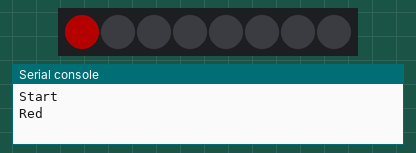
Bench run of a program on a simulated Raspberry Pi Pico running MicroPython. On the bench: 8 RGB LEDs in strip order, left to right, the last lines printed to the serial console. Dim RGB values are drawn brighter than linear.

Above: at 1.1 s.
At 2.1 s:
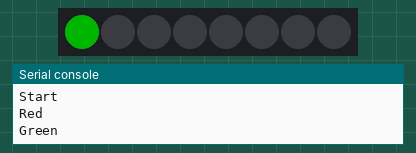
At 3.1 s:
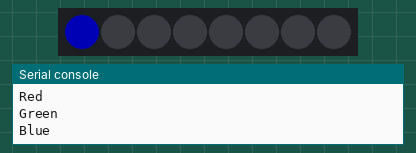
Timing chart, 0 to 40.0 s (numbered marks = the images above):
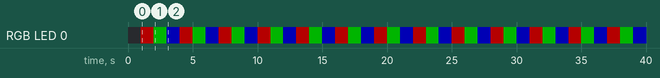

Measured:
- by itself, RGB LED 0: repeats every 3.0 s: RGB(0, 64, 0) 1.0 s, RGB(0, 0, 64) 1.0 s, RGB(64, 0, 0) 1.0 s
- by itself, everything shown: repeats every 3.0 s, in 3 steps
- what the display in image 0 shows lasts 1.0 s, from 1.0 s to 2.0 s

The program:

Neopixel_timing_test.py
```python
from time import sleep
import time

GPIOPin = 23
noPixels = 8
neopixel_type=3

if not True: # your setup (True)
    from machine import Pin
    from neopixel import NeoPixel
    pin = Pin(GPIOPin, Pin.OUT)  # set GPIO0 to output to drive NeoPixels
    np = NeoPixel(pin, noPixels)
else: # my setup (not True)
    import machine
    import neopixel
    np = neopixel.NeoPixel(machine.Pin(GPIOPin), noPixels)
    np[0] = (0, 0, 0)
    np.write()
    time.sleep(1)

print('Start')

if neopixel_type == 0: np.timing = (400, 800, 850, 400)
if neopixel_type == 1: np.timing = (300, 800, 800, 300)
if neopixel_type == 2: np.timing = (300, 790, 790, 320)
if neopixel_type == 3: np.timing = (350, 900, 800, 450)

while True:
    np[0] = (64, 0, 0)
    np.write()
    print('Red')
    sleep(1)

    np[0] = (0, 64, 0)
    np.write()
    print('Green')
    sleep(1)

    np[0] = (0, 0, 64)
    np.write()
    print('Blue')
    sleep(1)
```
